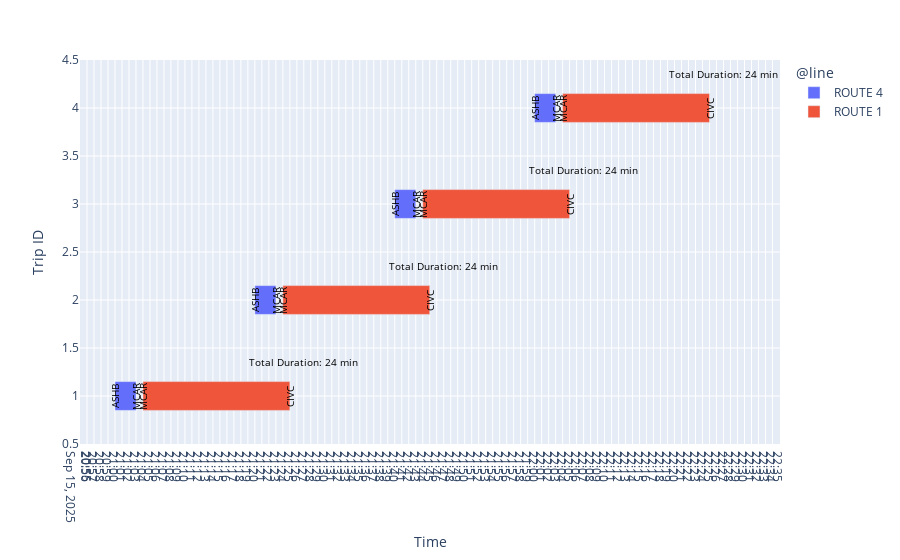

The notebook cell saved with this chart:
### Code cell
import plotly.express as px

# timeline
fig = px.timeline(
    legs_df,
    x_start='@origTimeMin',
    x_end='@destTimeMin',
    y='trip_id',
    color='@line',
    hover_data=['@origin', '@destination', 'duration_min']
)

# bar thickness
fig.update_traces(width=0.3)

for i, row in legs_df.iterrows():
    # origin label
    fig.add_annotation(
        x=row['@origTimeMin'],
        y=row['trip_id'],
        text=row['@origin'],
        showarrow=False,
        xanchor='center',
        yanchor='middle',
        textangle=-90,
        font=dict(size=10, color="black")
    )
    # destination label
    fig.add_annotation(
        x=row['@destTimeMin'],
        y=row['trip_id'],
        text=row['@destination'],
        showarrow=False,
        xanchor='center',
        yanchor='middle',
        textangle=-90,
        font=dict(size=10, color="black")
    )

# total duration label
for trip_id, total_duration in legs_df.groupby('trip_id')['total_duration'].first().items():
    
    end_time = legs_df.loc[legs_df['trip_id'] == trip_id, '@destTimeMin'].max()
    
    fig.add_annotation(
        x=end_time + pd.Timedelta(minutes=2),
        y=trip_id + 0.35,
        text=f"Total Duration: {total_duration:.0f} min",
        showarrow=False,
        font=dict(size=10, color="black"),
        align="left"
    )

# gridlines
fig.update_xaxes(
    title='Time',
    showgrid=True,
    dtick=1*60*1000
)
fig.update_yaxes(title='Trip ID', showgrid=True)

fig.show()

### Figure 1 — Plotly figure (JSON) as saved in the notebook; plotly's stock layout.template omitted (floating-point values rounded to 4 significant figures)
{"data": [{"base": ["2025-09-15T21:00:00.000000000", "2025-09-15T21:20:00.000000000", "2025-09-15T21:40:00.000000000", "2025-09-15T22:00:00.000000000"], "customdata": [["ASHB", "MCAR", 3], ["ASHB", "MCAR", 3], ["ASHB", "MCAR", 3], ["ASHB", "MCAR", 3]], "hovertemplate": "@line=ROUTE 4<br>@origTimeMin=%{base}<br>@destTimeMin=%{x}<br>trip_id=%{y}<br>@origin=%{customdata[0]}<br>@destination=%{customdata[1]}<br>duration_min=%{customdata[2]}<extra></extra>", "legendgroup": "ROUTE 4", "marker": {"color": "#636efa", "pattern": {"shape": ""}}, "name": "ROUTE 4", "orientation": "h", "showlegend": true, "textposition": "auto", "type": "bar", "width": 0.3, "x": [180000, 180000, 180000, 180000], "xaxis": "x", "y": [1, 2, 3, 4], "yaxis": "y"}, {"base": ["2025-09-15T21:04:00.000000000", "2025-09-15T21:24:00.000000000", "2025-09-15T21:44:00.000000000", "2025-09-15T22:04:00.000000000"], "customdata": [["MCAR", "CIVC", 21], ["MCAR", "CIVC", 21], ["MCAR", "CIVC", 21], ["MCAR", "CIVC", 21]], "hovertemplate": "@line=ROUTE 1<br>@origTimeMin=%{base}<br>@destTimeMin=%{x}<br>trip_id=%{y}<br>@origin=%{customdata[0]}<br>@destination=%{customdata[1]}<br>duration_min=%{customdata[2]}<extra></extra>", "legendgroup": "ROUTE 1", "marker": {"color": "#EF553B", "pattern": {"shape": ""}}, "name": "ROUTE 1", "orientation": "h", "showlegend": true, "textposition": "auto", "type": "bar", "width": 0.3, "x": [1260000, 1260000, 1260000, 1260000], "xaxis": "x", "y": [1, 2, 3, 4], "yaxis": "y"}], "layout": {"annotations": [{"font": {"color": "black", "size": 10}, "showarrow": false, "text": "ASHB", "textangle": -90, "x": "2025-09-15T21:00:00", "xanchor": "center", "y": 1, "yanchor": "middle"}, {"font": {"color": "black", "size": 10}, "showarrow": false, "text": "MCAR", "textangle": -90, "x": "2025-09-15T21:03:00", "xanchor": "center", "y": 1, "yanchor": "middle"}, {"font": {"color": "black", "size": 10}, "showarrow": false, "text": "MCAR", "textangle": -90, "x": "2025-09-15T21:04:00", "xanchor": "center", "y": 1, "yanchor": "middle"}, {"font": {"color": "black", "size": 10}, "showarrow": false, "text": "CIVC", "textangle": -90, "x": "2025-09-15T21:25:00", "xanchor": "center", "y": 1, "yanchor": "middle"}, {"font": {"color": "black", "size": 10}, "showarrow": false, "text": "ASHB", "textangle": -90, "x": "2025-09-15T21:20:00", "xanchor": "center", "y": 2, "yanchor": "middle"}, {"font": {"color": "black", "size": 10}, "showarrow": false, "text": "MCAR", "textangle": -90, "x": "2025-09-15T21:23:00", "xanchor": "center", "y": 2, "yanchor": "middle"}, {"font": {"color": "black", "size": 10}, "showarrow": false, "text": "MCAR", "textangle": -90, "x": "2025-09-15T21:24:00", "xanchor": "center", "y": 2, "yanchor": "middle"}, {"font": {"color": "black", "size": 10}, "showarrow": false, "text": "CIVC", "textangle": -90, "x": "2025-09-15T21:45:00", "xanchor": "center", "y": 2, "yanchor": "middle"}, {"font": {"color": "black", "size": 10}, "showarrow": false, "text": "ASHB", "textangle": -90, "x": "2025-09-15T21:40:00", "xanchor": "center", "y": 3, "yanchor": "middle"}, {"font": {"color": "black", "size": 10}, "showarrow": false, "text": "MCAR", "textangle": -90, "x": "2025-09-15T21:43:00", "xanchor": "center", "y": 3, "yanchor": "middle"}, {"font": {"color": "black", "size": 10}, "showarrow": false, "text": "MCAR", "textangle": -90, "x": "2025-09-15T21:44:00", "xanchor": "center", "y": 3, "yanchor": "middle"}, {"font": {"color": "black", "size": 10}, "showarrow": false, "text": "CIVC", "textangle": -90, "x": "2025-09-15T22:05:00", "xanchor": "center", "y": 3, "yanchor": "middle"}, {"font": {"color": "black", "size": 10}, "showarrow": false, "text": "ASHB", "textangle": -90, "x": "2025-09-15T22:00:00", "xanchor": "center", "y": 4, "yanchor": "middle"}, {"font": {"color": "black", "size": 10}, "showarrow": false, "text": "MCAR", "textangle": -90, "x": "2025-09-15T22:03:00", "xanchor": "center", "y": 4, "yanchor": "middle"}, {"font": {"color": "black", "size": 10}, "showarrow": false, "text": "MCAR", "textangle": -90, "x": "2025-09-15T22:04:00", "xanchor": "center", "y": 4, "yanchor": "middle"}, {"font": {"color": "black", "size": 10}, "showarrow": false, "text": "CIVC", "textangle": -90, "x": "2025-09-15T22:25:00", "xanchor": "center", "y": 4, "yanchor": "middle"}, {"align": "left", "font": {"color": "black", "size": 10}, "showarrow": false, "text": "Total Duration: 24 min", "x": "2025-09-15T21:27:00", "y": 1.35}, {"align": "left", "font": {"color": "black", "size": 10}, "showarrow": false, "text": "Total Duration: 24 min", "x": "2025-09-15T21:47:00", "y": 2.35}, {"align": "left", "font": {"color": "black", "size": 10}, "showarrow": false, "text": "Total Duration: 24 min", "x": "2025-09-15T22:07:00", "y": 3.35}, {"align": "left", "font": {"color": "black", "size": 10}, "showarrow": false, "text": "Total Duration: 24 min", "x": "2025-09-15T22:27:00", "y": 4.35}], "barmode": "overlay", "legend": {"title": {"text": "@line"}, "tracegroupgap": 0}, "margin": {"t": 60}, "xaxis": {"anchor": "y", "domain": [0, 1], "dtick": 60000, "showgrid": true, "title": {"text": "Time"}, "type": "date"}, "yaxis": {"anchor": "x", "domain": [0, 1], "showgrid": true, "title": {"text": "Trip ID"}}}}
